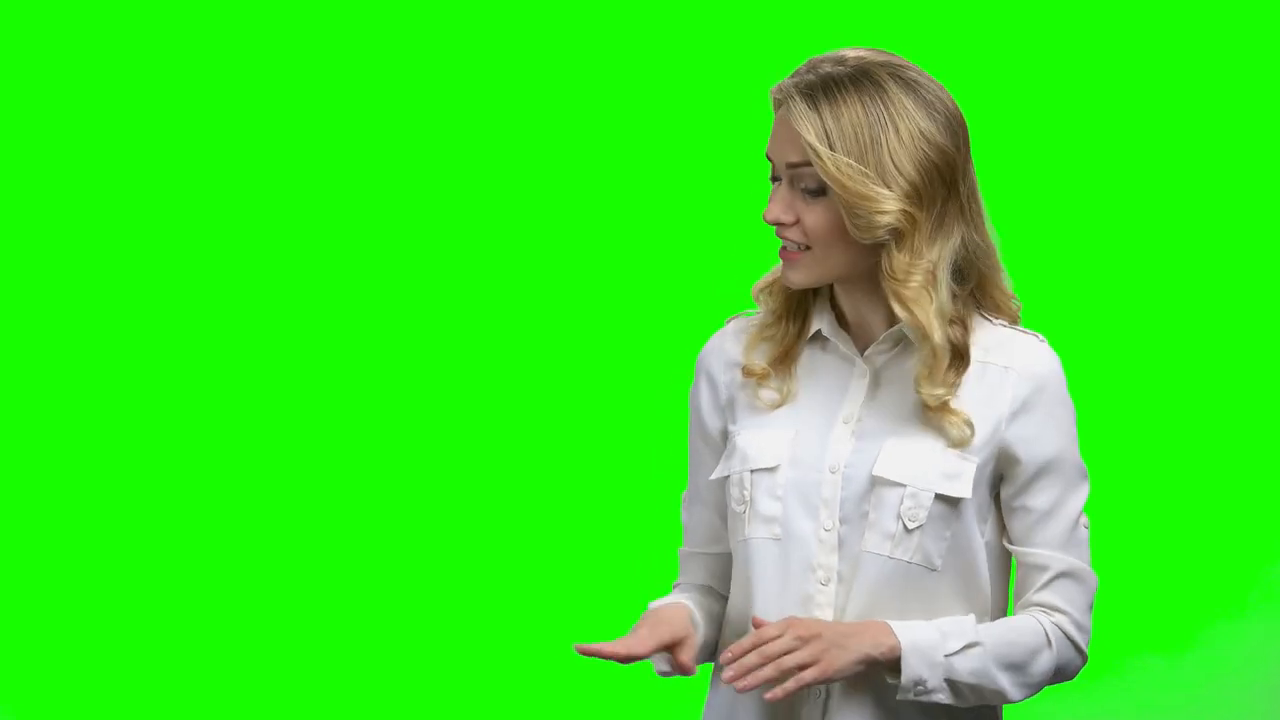
#> input picture frame 33 of Woman.mp4, 1280 x 720 px
$ jupyter execute hsvDetectionValue.ipynb
#> lines starting #> are read from the running program, lines starting #| are printed output that depends on the picture; after the words box and inside, x2 and y2 are one past the last pixel; in counts of white or black regions, pixels touching at a corner belong together
[cell 1]
import cv2
import numpy as np

def nothing(x):
    pass

# Load image
cap= cv2.VideoCapture("Woman.mp4")
ret,image = cap.read()
#> image is the input picture: shape (720, 1280, 3); mean B, G, R 34.9, 230.8, 56.8

# Create a window
cv2.namedWindow('image')

# Create trackbars for color change
# Hue is from 0-179 for Opencv
cv2.createTrackbar('HMin', 'image', 0, 179, nothing)
#> slider 'HMin' is set to 35
cv2.createTrackbar('SMin', 'image', 0, 255, nothing)
#> slider 'SMin' is set to 51
cv2.createTrackbar('VMin', 'image', 0, 255, nothing)
#> slider 'VMin' is set to 51
cv2.createTrackbar('HMax', 'image', 0, 179, nothing)
#> slider 'HMax' is set to 179
cv2.createTrackbar('SMax', 'image', 0, 255, nothing)
#> slider 'SMax' is set to 255
cv2.createTrackbar('VMax', 'image', 0, 255, nothing)
#> slider 'VMax' is set to 255

# Set default value for Max HSV trackbars
cv2.setTrackbarPos('HMax', 'image', 179)
cv2.setTrackbarPos('SMax', 'image', 255)
cv2.setTrackbarPos('VMax', 'image', 255)

# Initialize HSV min/max values
hMin = sMin = vMin = hMax = sMax = vMax = 0
phMin = psMin = pvMin = phMax = psMax = pvMax = 0

while(1):
    # Get current positions of all trackbars
    hMin = cv2.getTrackbarPos('HMin', 'image')
    sMin = cv2.getTrackbarPos('SMin', 'image')
    vMin = cv2.getTrackbarPos('VMin', 'image')
    hMax = cv2.getTrackbarPos('HMax', 'image')
    sMax = cv2.getTrackbarPos('SMax', 'image')
    vMax = cv2.getTrackbarPos('VMax', 'image')

    # Set minimum and maximum HSV values to display
    lower = np.array([hMin, sMin, vMin])
    upper = np.array([hMax, sMax, vMax])

    # Convert to HSV format and color threshold
    hsv = cv2.cvtColor(image, cv2.COLOR_BGR2HSV)
#> hsv: shape (720, 1280, 3); mean H, S, V 55.9, 205.8, 233.4
    mask = cv2.inRange(hsv, lower, upper)
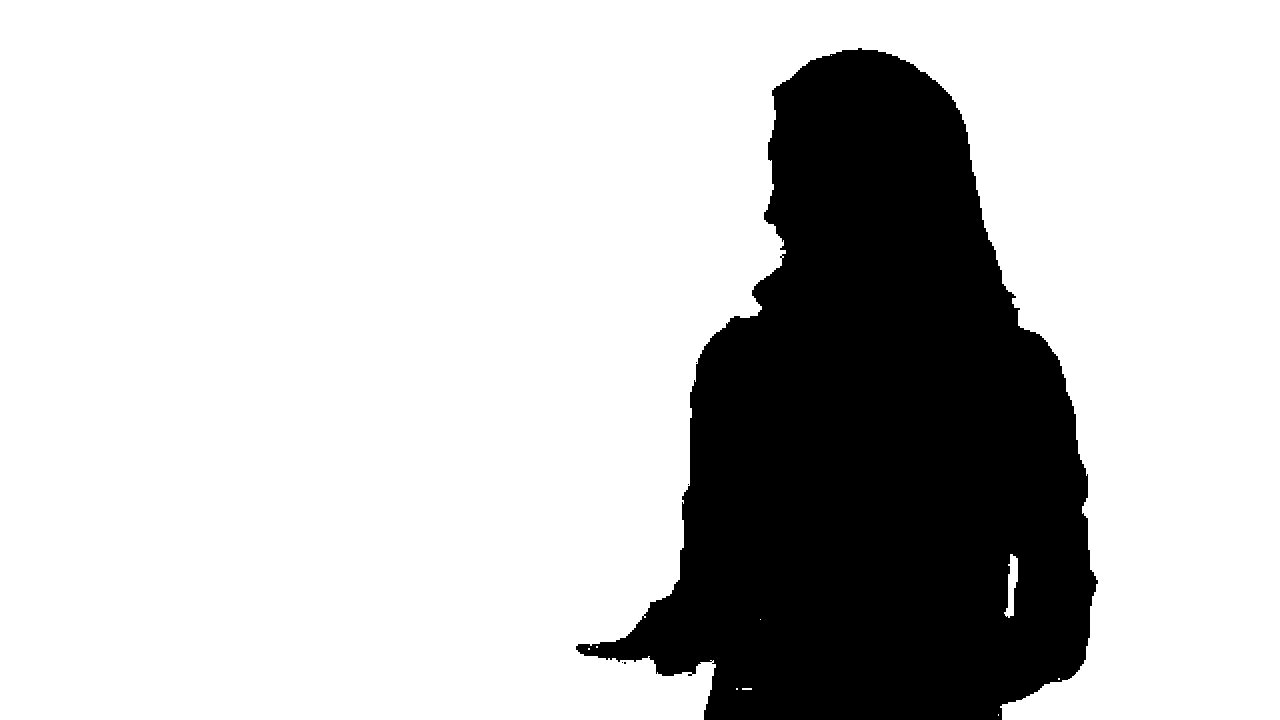
#> mask: shape (720, 1280); 77.3% white; 5 black regions (4 under 20 px), largest, box (x1, y1, x2, y2) and area: (576, 48, 1098, 720) 209526
    #result = cv2.bitwise_and(image, image, mask=mask)
    masked_image=np.copy(image)
    masked_image[mask!=0]=[0,0,0]
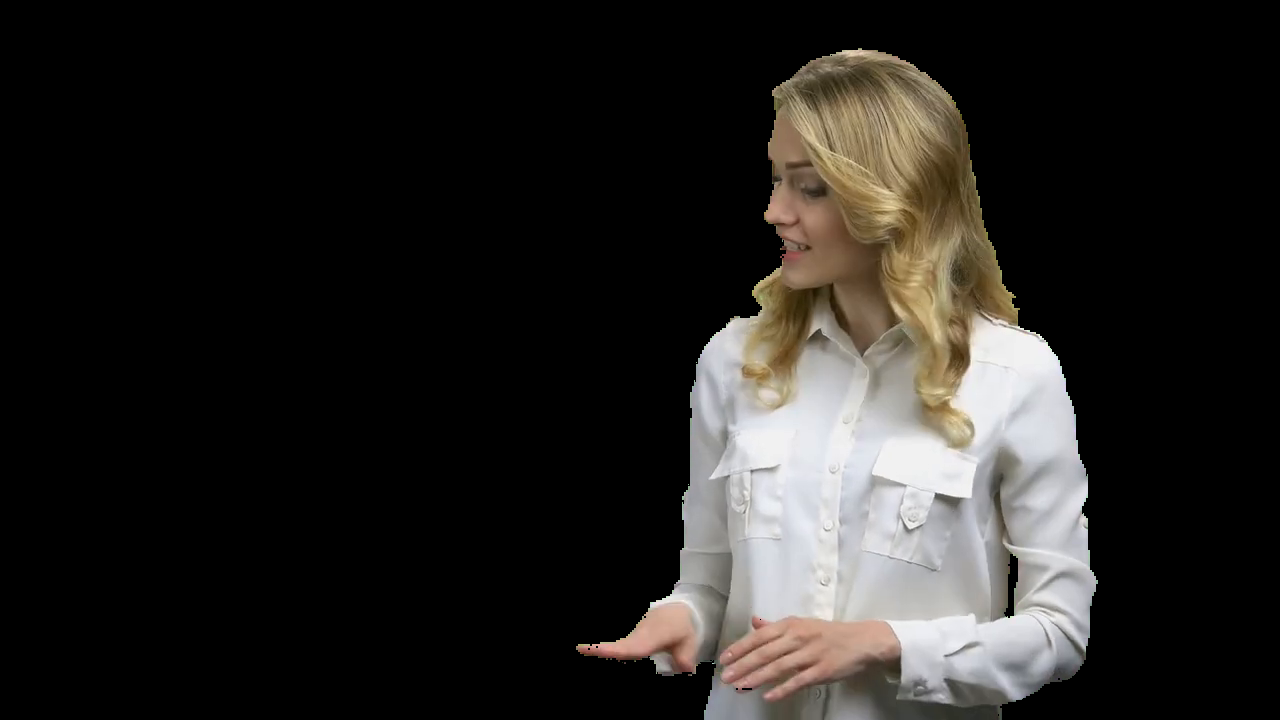
#> masked_image: shape (720, 1280, 3); mean B, G, R 33.4, 35.8, 37.9

    cv2.imshow("img",image)
    cv2.imshow("hsv",hsv)
    cv2.imshow("mask",mask)
    cv2.imshow("masked_image",masked_image)

    key=cv2.waitKey(1)
#> (key Esc is pressed here)
    if(key==27):
        break


cv2.destroyAllWindows()

$ run again, starting later in the video
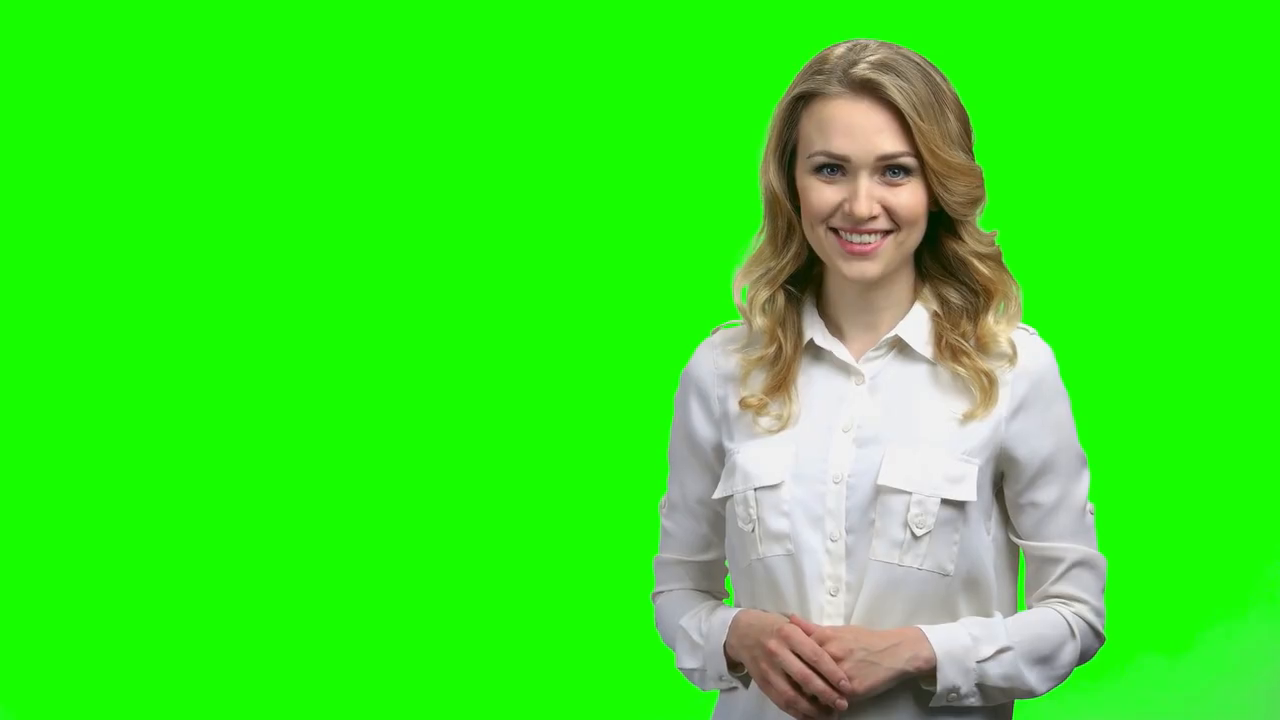
#> input picture frame 152 of Woman.mp4, 1280 x 720 px
#> image is the input picture: shape (720, 1280, 3); mean B, G, R 36.7, 230.4, 58.6
#> hsv: shape (720, 1280, 3); mean H, S, V 56.2, 204.5, 233.3
#> `mask = cv2.inRange(hsv, lower, upper)`:
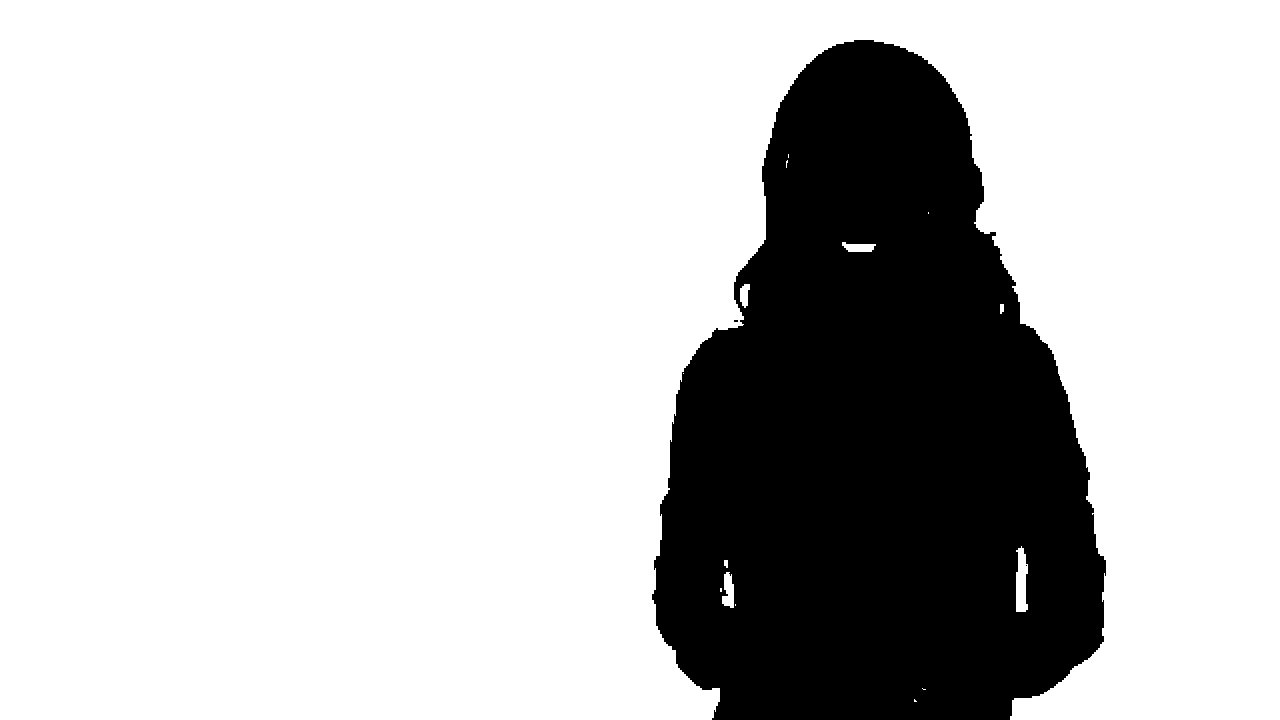
#> mask: shape (720, 1280); 76.5% white; 3 black regions (2 under 20 px), largest, box (x1, y1, x2, y2) and area: (652, 40, 1106, 720) 216590
#> `masked_image[mask!=0]=[0,0,0]`:
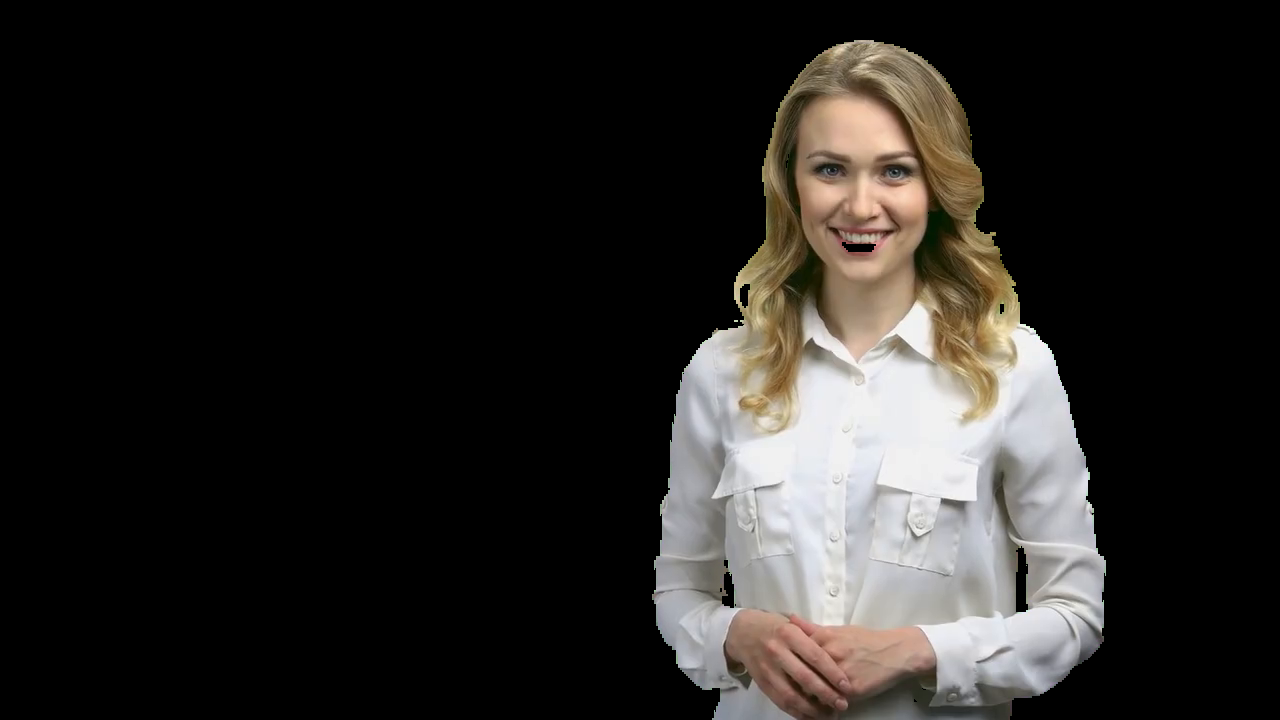
#> masked_image: shape (720, 1280, 3); mean B, G, R 35.1, 37.4, 39.8

$ run again, starting later in the video
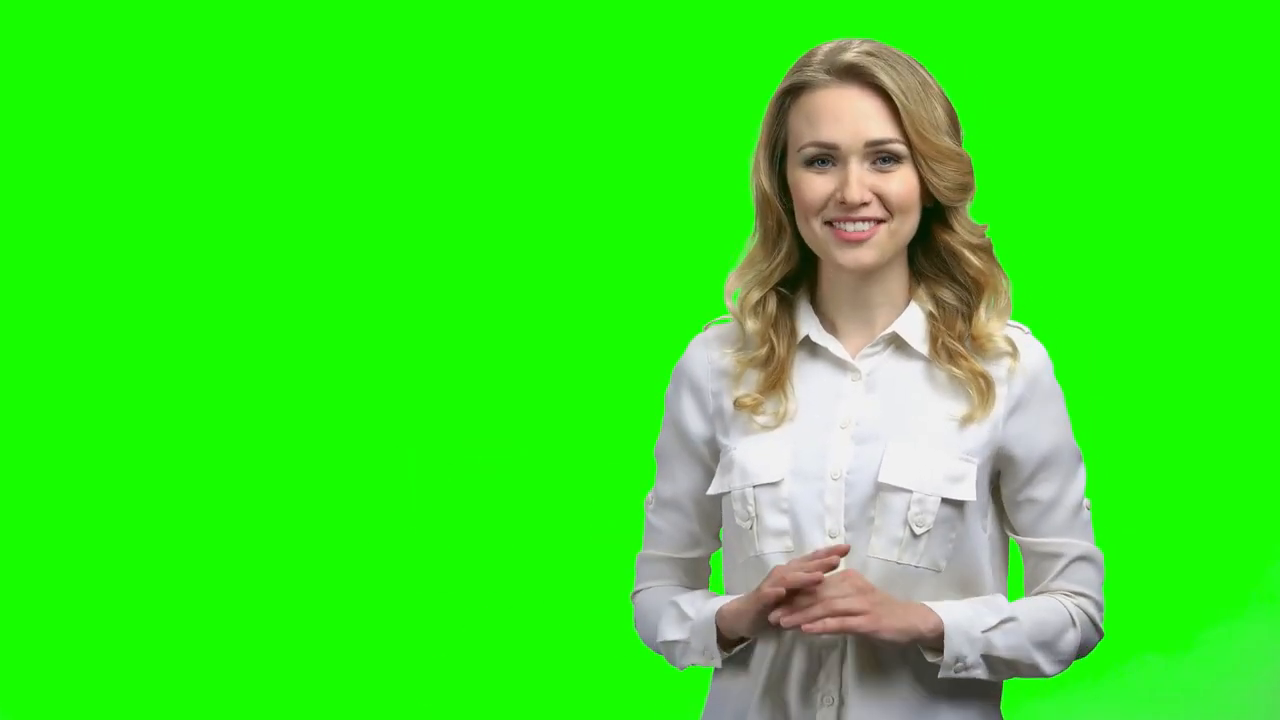
#> input picture frame 270 of Woman.mp4, 1280 x 720 px
#> image is the input picture: shape (720, 1280, 3); mean B, G, R 36.3, 229.6, 58.1
#> hsv: shape (720, 1280, 3); mean H, S, V 56.1, 203.9, 232.5
#> `mask = cv2.inRange(hsv, lower, upper)`:
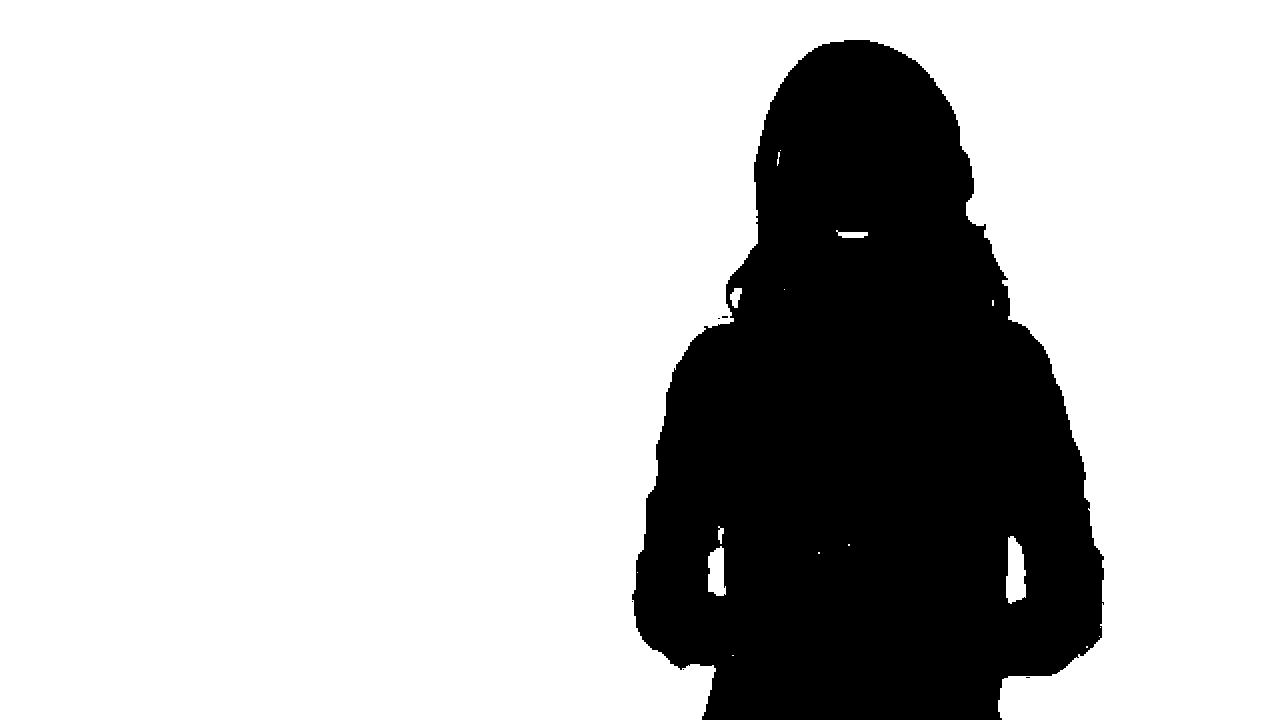
#> mask: shape (720, 1280); 76.3% white; 6 black regions (5 under 20 px), largest, box (x1, y1, x2, y2) and area: (632, 40, 1104, 720) 218016
#> `masked_image[mask!=0]=[0,0,0]`:
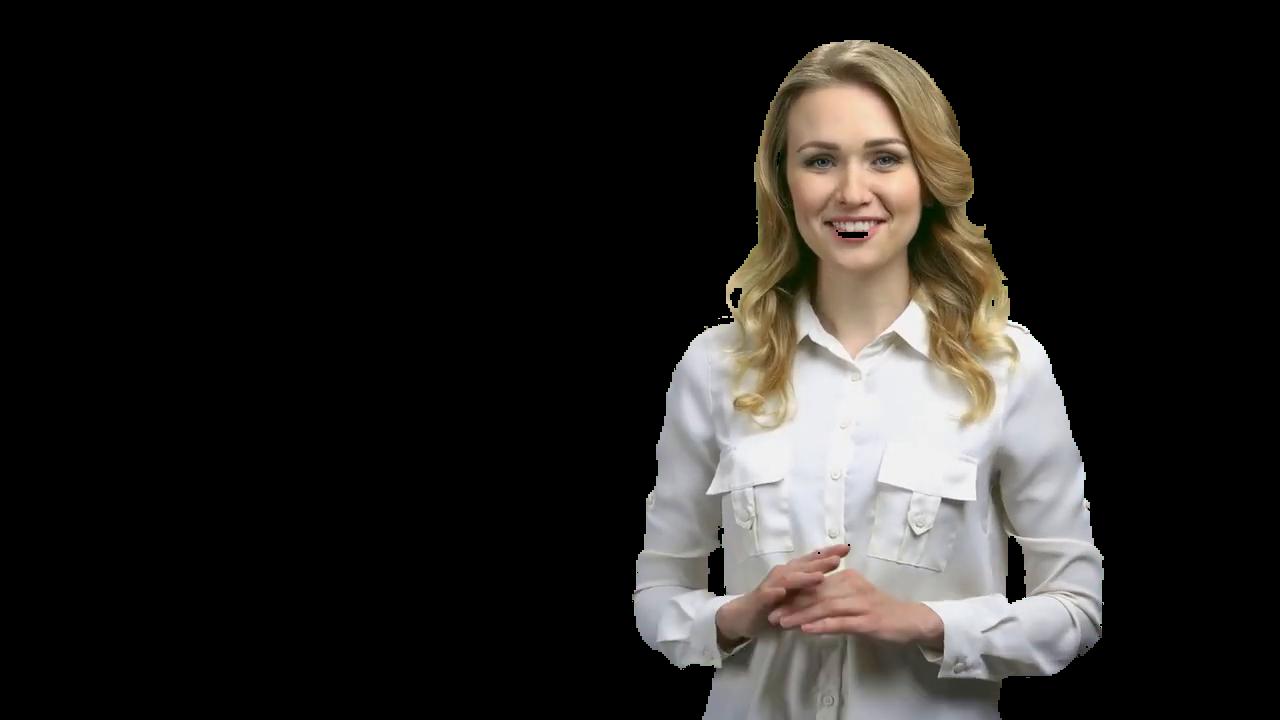
#> masked_image: shape (720, 1280, 3); mean B, G, R 34.7, 37.1, 39.4
